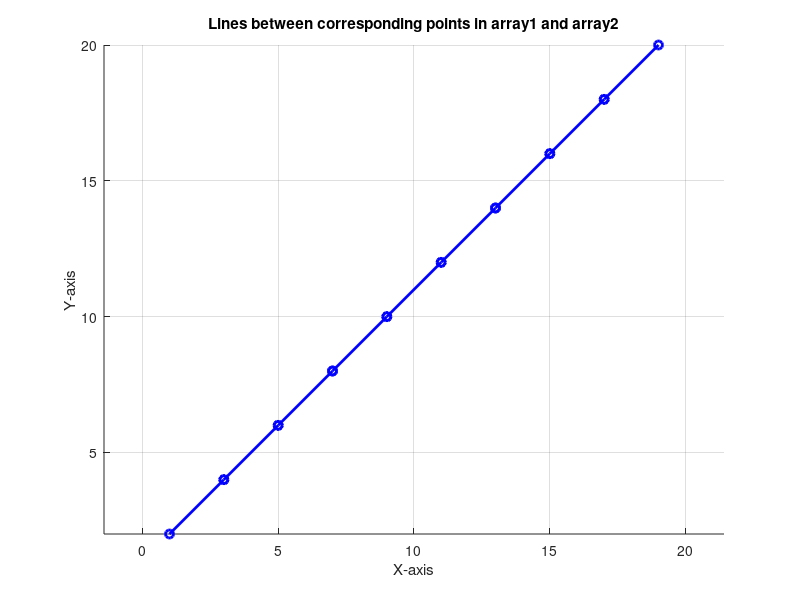

MATLAB code to generate this figure:
% Define the arrays
array1 = [1, 2; 3, 4; 5, 6; 7,8; 9,10;11,12;13,14;15,16;17,18];
array2 = [3, 4; 5, 6; 7, 8;9,10;11,12;13,14;15,16;17,18;19,20];

% Initialize the figure
figure;
hold on;

% Loop through each pair of points
for i = 1:size(array1, 1)
    % Get the corresponding points from each array
    point1 = array1(i, :);
    point2 = array2(i, :);
    
    % Plot the points and draw a line between them
    plot([point1(1), point2(1)], [point1(2), point2(2)], 'b-o', 'LineWidth', 2);
    pause(1.0);
end

% Set axis labels and title for better visualization
xlabel('X-axis');
ylabel('Y-axis');
title('Lines between corresponding points in array1 and array2');
axis equal; % Set equal scaling for both axes
grid on; % Add grid for better visibility

hold off;
